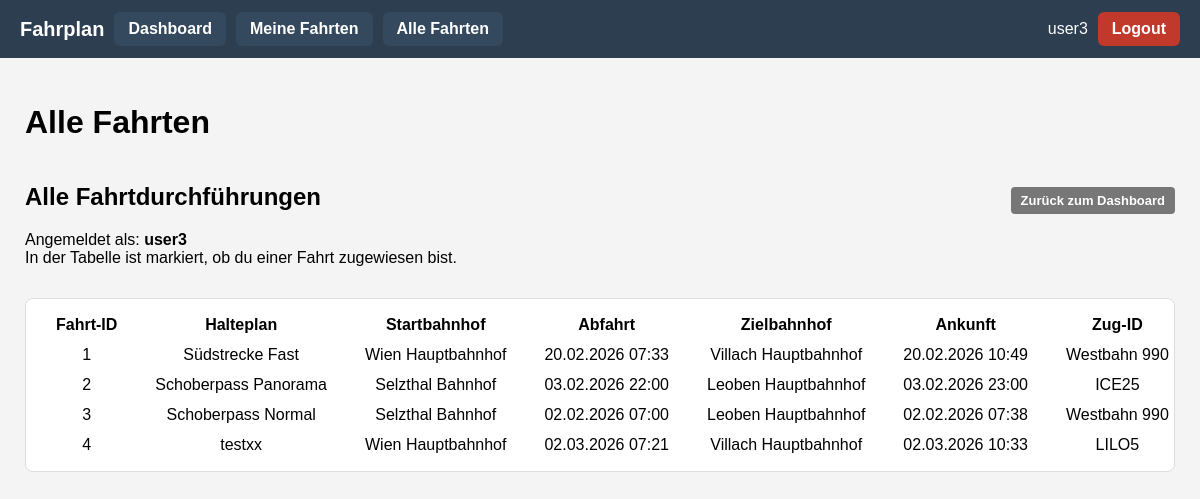
Before: /fahrten/alle (signed in) with the older database file.
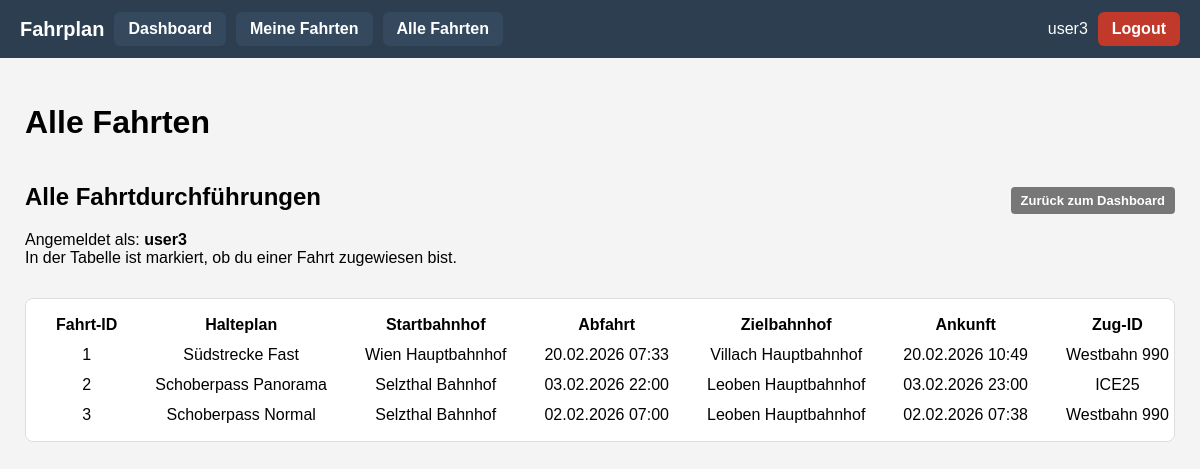
After: the same page with the newer database file.
### app/models.py (models this page shows, shortened)
class Fahrtdurchfuehrung(db.Model):
    __tablename__ = "fahrtdurchfuehrung"
    fahrt_id: so.Mapped[int] = so.mapped_column(primary_key=True)
    halteplan_id: so.Mapped[int] = so.mapped_column(
        sa.ForeignKey("halteplan.halteplan_id"), nullable=False
    )
    zug_id: so.Mapped[int] = so.mapped_column(
        sa.ForeignKey("zug.id"), nullable=False, index=True
    )
    zug: so.Mapped["Zug"] = so.relationship("Zug")
    status: so.Mapped[FahrtdurchfuehrungStatus] = so.mapped_column(
        sa.Enum(FahrtdurchfuehrungStatus),
        nullable=False,
        default=FahrtdurchfuehrungStatus.PLANMAESSIG,
    )
    verspaetung_min: so.Mapped[Optional[int]] = so.mapped_column(sa.Integer)
    halteplan: so.Mapped["Halteplan"] = so.relationship(back_populates="fahrten")
    dienstzuweisungen: so.Mapped[List["Dienstzuweisung"]] = so.relationship(
        back_populates="fahrt",
        cascade="all, delete-orphan",
        passive_deletes=True,
    )
    halte: so.Mapped[List["FahrtHalt"]] = so.relationship(
        "FahrtHalt",
        back_populates="fahrt",
        cascade="all, delete-orphan",
        passive_deletes=True,
    )
    segmente: so.Mapped[List["FahrtSegment"]] = so.relationship(
        "FahrtSegment",
        back_populates="fahrt",
        cascade="all, delete-orphan",
        passive_deletes=True,
    )
    abfahrt_zeit: so.Mapped[datetime] = so.mapped_column(sa.DateTime(), nullable=False)
    price_factor: so.Mapped[float] = so.mapped_column(sa.Float, nullable=False, default=1.0)
    __table_args__ = (
        sa.CheckConstraint("price_factor >= 1", name="ck_fahrt_price_factor_ge1"),
    )

class Halteplan(db.Model):
    __tablename__ = "halteplan"
    halteplan_id: so.Mapped[int] = so.mapped_column(primary_key=True)
    bezeichnung: so.Mapped[str] = so.mapped_column(sa.String(128), nullable=False)
    strecke_id: so.Mapped[int] = so.mapped_column(
        sa.ForeignKey("strecke.id"), nullable=False, index=True
    )
    strecke: so.Mapped["Strecke"] = so.relationship("Strecke")
    fahrten: so.Mapped[List["Fahrtdurchfuehrung"]] = so.relationship(
        back_populates="halteplan",
        cascade="all, delete-orphan"
    )
    haltepunkte: so.Mapped[List["Haltepunkt"]] = so.relationship(
        "Haltepunkt",
        order_by="Haltepunkt.position",
        cascade="all, delete-orphan"
    )
    segmente: so.Mapped[List["HalteplanSegment"]] = so.relationship(
        "HalteplanSegment",
        order_by="HalteplanSegment.position",
        cascade="all, delete-orphan",
    )

class Zug(db.Model):
    __tablename__ = "zug"
    id: so.Mapped[int] = so.mapped_column(primary_key=True)
    external_id: so.Mapped[int] = so.mapped_column(sa.Integer, unique=True, index=True, nullable=False)
    bezeichnung: so.Mapped[str] = so.mapped_column(sa.String(64), index=True, nullable=False)
    spurweite: so.Mapped[float | None] = so.mapped_column(sa.Float, nullable=True)
    wartungen: so.Mapped[list["ZugWartung"]] = so.relationship(
        "ZugWartung",
        back_populates="zug",
        cascade="all, delete-orphan",
    )

### app/routes.py (the view)
@app.route("/fahrten/alle")
@login_required
def fahrten_alle():
    if not current_user.mitarbeiter:
        abort(403)
    mitarbeiter = current_user.mitarbeiter
    fahrten = (
        db.session.query(Fahrtdurchfuehrung)
        .order_by(Fahrtdurchfuehrung.fahrt_id)
        .all()
    )
    zugewiesene_fahrten_ids = {
        dz.fahrt_id
        for dz in Dienstzuweisung.query.filter_by(mitarbeiter_id=mitarbeiter.id).all()
    }
    FH_start = aliased(FahrtHalt)
    FH_end = aliased(FahrtHalt)
    B_start = aliased(Bahnhof)
    B_end = aliased(Bahnhof)
    pos_subq = (
        db.session.query(
            FahrtHalt.fahrt_id.label("fahrt_id"),
            sa.func.min(FahrtHalt.position).label("min_pos"),
            sa.func.max(FahrtHalt.position).label("max_pos"),
        )
        .group_by(FahrtHalt.fahrt_id)
        .subquery()
    )
    rows = (
        db.session.query(
            Fahrtdurchfuehrung.fahrt_id.label("fahrt_id"),
            B_start.name.label("start_bahnhof"),
            FH_start.abfahrt_zeit.label("start_abfahrt_zeit"),
            B_end.name.label("end_bahnhof"),
            FH_end.ankunft_zeit.label("end_ankunft_zeit"),
        )
        .join(pos_subq, pos_subq.c.fahrt_id == Fahrtdurchfuehrung.fahrt_id)
        .join(
            FH_start,
            sa.and_(
                FH_start.fahrt_id == Fahrtdurchfuehrung.fahrt_id,
                FH_start.position == pos_subq.c.min_pos,
            ),
        )
        .join(B_start, B_start.id == FH_start.bahnhof_id)
        .join(
            FH_end,
            sa.and_(
                FH_end.fahrt_id == Fahrtdurchfuehrung.fahrt_id,
                FH_end.position == pos_subq.c.max_pos,
            ),
        )
        .join(B_end, B_end.id == FH_end.bahnhof_id)
        .all()
    )
    start_end_map = {
        r.fahrt_id: {
            "start_bahnhof": r.start_bahnhof,
            "start_abfahrt_zeit": r.start_abfahrt_zeit,
            "end_bahnhof": r.end_bahnhof,
            "end_ankunft_zeit": r.end_ankunft_zeit,
        }
        for r in rows
    }
    return render_template(
        "fahrten_alle.html",
        title="Alle Fahrten",
        fahrten=fahrten,
        mitarbeiter=mitarbeiter,
        zugewiesene_fahrten_ids=zugewiesene_fahrten_ids,
        start_end_map=start_end_map,   # <-- NEU
    )

### app/models.py (called while the page is built)
@login.user_loader
def load_user(id: str):
    return db.session.get(User, int(id))

    @property
    def is_admin(self) -> bool:
        return self.role == Role.ADMIN

### app/routes.py (called while the page is built)
@app.before_request
def before_request():
    if current_user.is_authenticated:
        current_user.last_seen = datetime.now(timezone.utc)
        db.session.commit()

### app/templates/fahrten_alle.html (shortened to what this page needs)
{% extends "base.html" %}
{% block content %}
<h1>{{ title or "Alle Fahrten" }}</h1>
<div class="card">
    <div class="card-header-row">
        <div>
            <h2>Alle Fahrtdurchführungen</h2>
            <p class="info-text">
                Angemeldet als: <strong>{{ mitarbeiter.name }}</strong><br>
                In der Tabelle ist markiert, ob du einer Fahrt zugewiesen bist.
            </p>
        </div>
        <div>
            <a href="{{ url_for('index') }}" class="btn-secondary-small">
                Zurück zum Dashboard
            </a>
        </div>
    </div>
    <div class="table-wrapper">
        <table class="table table-striped fahrten-table-alle">
            <thead>
                <tr>
                    <th>Fahrt-ID</th>
                    <th>Halteplan</th>
                    <th>Startbahnhof</th>
                    <th>Abfahrt</th>
                    <th>Zielbahnhof</th>
                    <th>Ankunft</th>
                    <th>Zug-ID</th>
                </tr>
            </thead>
            <tbody>
                {% for f in fahrten %}
                    {% set se = start_end_map.get(f.fahrt_id) %}
                    <tr>
                        <td>{{ f.fahrt_id }}</td>
                        <td>{{ f.halteplan.bezeichnung }}</td>
                        <td>{{ se["start_bahnhof"] if se else "-" }}</td>
                        <td>
                            {% if se and se["start_abfahrt_zeit"] %}
                                {{ se["start_abfahrt_zeit"].strftime('%d.%m.%Y %H:%M') }}
                            {% else %}
                                -
                            {% endif %}
                        </td>
                        <td>{{ se["end_bahnhof"] if se else "-" }}</td>
                        <td>
                            {% if se and se["end_ankunft_zeit"] %}
                                {{ se["end_ankunft_zeit"].strftime('%d.%m.%Y %H:%M') }}
                            {% else %}
                                -
                            {% endif %}
                        </td>
                        <td class="cell-center">
                            {% if f.zug %}
                                {{ f.zug.bezeichnung }}
                            {% else %}
                                <span class="badge-grey">kein Zug</span>
                            {% endif %}
                        </td>
                    </tr>
                {% else %}
                    <tr>
                        <td colspan="10">Keine Fahrtdurchführungen vorhanden.</td>
                    </tr>
                {% endfor %}
            </tbody>
        </table>
    </div>
</div>
{% endblock %}

Changed rows visible on the page:
removed Fahrtdurchfuehrung: fahrt_id "4", halteplan.bezeichnung "testxx", se "Wien Hauptbahnhof", start_abfahrt_zeit "02.03.2026 07:21", se "Villach Hauptbahnhof", end_ankunft_zeit "02.03.2026 10:33", zug.bezeichnung "LILO5"
